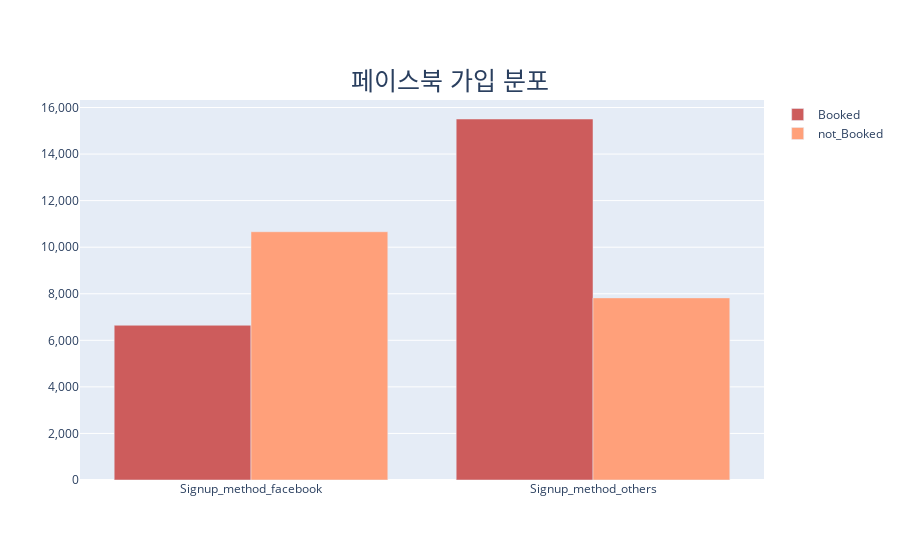

Source (notebook cell):
### Code cell
axis = ['Signup_method_facebook', 'Signup_method_others']

layout = go.Layout(title=dict(text='페이스북 가입 분포', font=dict(size=25), x=0.5, y=0.87), yaxis=dict(tickformat=",d"))
fig = go.Figure(layout=layout)
fig.add_trace(go.Bar(
    x=axis,
    y=[6647, 15506],
    name='Booked',
    marker_color='indianred'
))
fig.add_trace(go.Bar(
    x=axis,
    y=[10664, 7822],
    name='not_Booked',
    marker_color='lightsalmon'
))

# Here we modify the tickangle of the xaxis, resulting in rotated labels.
fig.update_layout(barmode='group')
fig.show()

### Figure 1 — Plotly figure (JSON) as saved in the notebook; plotly's stock layout.template omitted (floating-point values rounded to 4 significant figures)
{"data": [{"marker": {"color": "indianred"}, "name": "Booked", "type": "bar", "x": ["Signup_method_facebook", "Signup_method_others"], "y": [6647, 15506]}, {"marker": {"color": "lightsalmon"}, "name": "not_Booked", "type": "bar", "x": ["Signup_method_facebook", "Signup_method_others"], "y": [10664, 7822]}], "layout": {"barmode": "group", "title": {"font": {"size": 25}, "text": "페이스북 가입 분포", "x": 0.5, "y": 0.87}, "yaxis": {"tickformat": ",d"}}}
